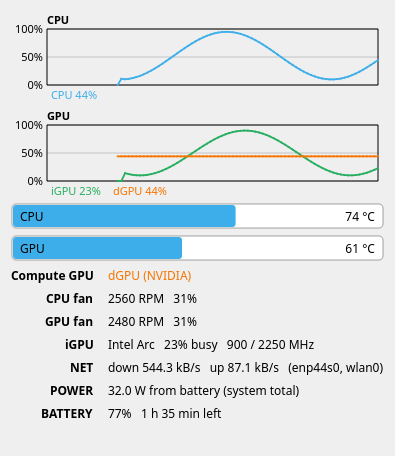

This figure's Python source:
#!/usr/bin/env python3
"""juno-fan-monitor — system tray readout for the Juno (Clevo) laptop.

The icon carries the CPU temperature. Clicking it opens a panel with a CPU
and a GPU utilization chart, two temperature gauges, the compute-GPU
indicator, fan speeds, network rates, power draw and battery runtime.

Test/debug entry points (used by tests/render_tray.py):
    --sysfs DIR --stat FILE --net FILE --net-class DIR --gt DIR --dgpu-pci DIR
    --power-supply DIR --rapl DIR --nvidia-smi CMD
    --screenshot FILE [--dark] [--interval MS]
"""
from __future__ import annotations

import argparse
import os
import sys
from collections import deque

sys.path.insert(0, os.path.dirname(os.path.abspath(__file__)))

from PySide6.QtCore import QEvent, QPointF, QRectF, QSettings, Qt, QTimer
from PySide6.QtGui import (QAction, QColor, QFont, QFontMetrics, QIcon, QPainter,
                           QPalette, QPen, QPixmap)
from PySide6.QtWidgets import (QApplication, QCheckBox, QDialog, QDialogButtonBox,
                               QGridLayout, QLabel, QMenu,
                               QSizePolicy, QSystemTrayIcon, QVBoxLayout, QWidget)

from backend import ktheme
from backend.fancore import (DEFAULT_PLATFORM, HwmonNotFound, discover,
                             pwm_percent, read_sensors)
from backend.sysmon import (DEFAULT_DGPU_PCI, DEFAULT_I915_GT, DEFAULT_NET,
                            DEFAULT_NET_CLASS, DEFAULT_POWER_SUPPLY,
                            DEFAULT_RAPL, DEFAULT_STAT, Sampler, fmt_duration,
                            fmt_rate)

HISTORY = 90              # samples kept in the chart
ICON_PX = 64              # painted at 64 px; the tray scales it down
CPU_WARN_C = 85           # icon turns red above this
# The three series and the warning share the plot's semantic colours, so a
# scheme switch moves them all: see backend/ktheme.py.
SERIES = {"CPU": "focus", "iGPU": "positive", "dGPU": "neutral"}
RAPL_RULES = "/usr/share/juno-kde-fancontrol/rapl-readable.rules"    # shipped, not installed: see the panel hint


class Sparkline(QWidget):
    """Utilization over time, 0..100 %, oldest sample on the left. `title`
    names the chart on the panel ("CPU", "GPU") so the two are told apart."""

    def __init__(self, title: str, parent: QWidget | None = None) -> None:
        super().__init__(parent)
        self.title = title
        self.setMinimumSize(260, 90)
        self.setSizePolicy(QSizePolicy.Policy.Expanding, QSizePolicy.Policy.Fixed)
        self.series: dict[str, deque[float]] = {}
        self.colors: dict[str, QColor] = {}

    def add(self, name: str, color: QColor, value: float | None) -> None:
        if name not in self.series:
            self.series[name] = deque(maxlen=HISTORY)
            self.colors[name] = color
        self.series[name].append(0.0 if value is None else value)

    def paintEvent(self, _event) -> None:  # noqa: N802 (Qt name)
        pal = self.palette()
        fg = pal.color(QPalette.ColorRole.WindowText)
        grid = QColor(fg)
        grid.setAlpha(45)

        p = QPainter(self)
        p.setRenderHint(QPainter.RenderHint.Antialiasing)

        small = QFont(p.font())
        small.setPointSizeF(max(8.0, small.pointSizeF() - 1.0))
        p.setFont(small)
        # The tick-label gutter has to come from the metrics: a fixed 30 px
        # clipped "100%" to "loo%" at this size.
        fm = QFontMetrics(small)
        gutter = fm.horizontalAdvance("100%") + 8
        # A 14 px strip above the plot carries the chart title.
        r = QRectF(gutter, 18, self.width() - gutter - 6, self.height() - 34)
        bold = QFont(small)
        bold.setBold(True)
        p.setFont(bold)
        p.setPen(QPen(fg, 1))
        p.drawText(QRectF(r.left(), 2, r.width(), 14),
                   Qt.AlignmentFlag.AlignLeft | Qt.AlignmentFlag.AlignVCenter,
                   self.title)
        p.setFont(small)

        p.setPen(QPen(grid, 1))
        for pct in (0, 50, 100):
            y = r.bottom() - pct / 100 * r.height()
            p.drawLine(QPointF(r.left(), y), QPointF(r.right(), y))
        p.setPen(QPen(fg, 1))
        p.drawRect(r)
        for pct in (0, 50, 100):
            y = r.bottom() - pct / 100 * r.height()
            p.drawText(QRectF(0, y - 8, r.left() - 4, 16),
                       Qt.AlignmentFlag.AlignRight | Qt.AlignmentFlag.AlignVCenter,
                       f"{pct}%")

        for name, values in self.series.items():
            pen = QPen(QColor(self.colors[name]), 1.8)
            p.setPen(pen)
            # newest sample pinned to the right edge, so a partly filled
            # history grows leftwards instead of faking a flat line at zero
            n = len(values)
            step = r.width() / (HISTORY - 1)
            pts = [QPointF(r.right() - (n - 1 - i) * step,
                           r.bottom() - min(v, 100.0) / 100 * r.height())
                   for i, v in enumerate(values)]
            for a, b in zip(pts, pts[1:]):
                p.drawLine(a, b)

        legend = r.left() + 4
        for name, values in self.series.items():
            p.setPen(QColor(self.colors[name]))
            text = f"{name} {values[-1]:.0f}%" if values else f"{name} —"
            p.drawText(QRectF(legend, r.bottom() + 2, 120, 14), text)
            legend += fm.horizontalAdvance(text) + 12
        p.end()


class TempGauge(QWidget):
    """Mini temperature gauge: a labelled bar filling from `lo` to `hi` °C.

    A suspended source paints no fill and its reason in the scheme's inactive
    colour, which keeps "off" distinct from any real reading without inventing
    a temperature. All colours come from the palette and ktheme at paint time.
    """

    def __init__(self, label: str, lo: float = 20.0, hi: float = 110.0,
                 parent: QWidget | None = None) -> None:
        super().__init__(parent)
        self.label, self.lo, self.hi = label, lo, hi
        self.value: float | None = None
        self.suspended: str | None = None     # the reason text while off
        self.setMinimumSize(200, 26)
        self.setSizePolicy(QSizePolicy.Policy.Expanding, QSizePolicy.Policy.Fixed)

    def set_value(self, temp_c: float | None) -> None:
        self.value, self.suspended = temp_c, None
        self.update()

    def set_suspended(self, reason: str) -> None:
        self.value, self.suspended = None, reason
        self.update()

    def _frac(self) -> float:
        """Fill fraction of the range. A degenerate range divides by nothing:
        the widget still paints, empty."""
        span = self.hi - self.lo
        if span <= 0:
            return 0.0
        if self.value is None:
            return 0.0
        return min(1.0, max(0.0, (self.value - self.lo) / span))

    def paintEvent(self, _event) -> None:  # noqa: N802 (Qt name)
        pal = self.palette()
        k = ktheme.colors(pal)
        fg = pal.color(QPalette.ColorRole.WindowText)
        edge = QColor(fg)
        edge.setAlpha(90)

        p = QPainter(self)
        p.setRenderHint(QPainter.RenderHint.Antialiasing)
        r = QRectF(1, 1, self.width() - 2, self.height() - 2)

        p.setPen(QPen(edge, 1))
        p.setBrush(pal.brush(QPalette.ColorRole.Base))
        p.drawRoundedRect(r, 4, 4)

        if self.suspended is None:
            frac = self._frac()
            if frac > 0:
                hot = (self.value or 0) >= CPU_WARN_C
                fill = k.negative if hot else k.focus
                p.setPen(Qt.PenStyle.NoPen)
                p.setBrush(fill)
                w = max(2.0, frac * r.width())
                p.drawRoundedRect(QRectF(r.left() + 1, r.top() + 1,
                                         min(w, r.width() - 2), r.height() - 2), 3, 3)
            text_r = f"n/a" if self.value is None else f"{self.value:.0f} °C"
            ink = fg
        else:
            text_r = self.suspended
            ink = k.inactive

        p.setPen(QPen(ink, 1))
        outer = r.adjusted(8, 0, -8, 0)
        p.drawText(outer, Qt.AlignmentFlag.AlignLeft | Qt.AlignmentFlag.AlignVCenter,
                   self.label)
        p.drawText(outer, Qt.AlignmentFlag.AlignRight | Qt.AlignmentFlag.AlignVCenter,
                   text_r)
        p.end()


# The dashboard widgets and rows the panel can show, in panel order. Every one
# is individually switchable; the choice persists in QSettings (tray context
# menu -> Probes...). The text rows, then the gauges, then the charts:
PROBES: tuple[tuple[str, str], ...] = (
    ("compute-gpu", "Compute GPU"),
    ("fan-cpu", "CPU fan"),
    ("fan-gpu", "GPU fan"),
    ("igpu", "iGPU"),
    ("net", "NET"),
    ("power", "POWER"),
    ("battery", "BATTERY"),
)
GAUGES: tuple[tuple[str, str], ...] = (
    ("cpu", "CPU temperature gauge"),
    ("gpu", "GPU temperature gauge"),
)
CHARTS: tuple[tuple[str, str], ...] = (
    ("chart-cpu", "CPU utilization chart"),
    ("chart-gpu", "GPU utilization chart"),
)


def probe_settings(args: argparse.Namespace) -> QSettings:
    """--settings exists so tests and renders never touch the real store.

    Read-side legacy migration of pre-dashboard stores: the old panel had one
    "chart" key and plain cpu/gpu text rows. A store that only has the legacy
    keys maps "chart" onto BOTH new charts and keeps "cpu"/"gpu" addressing
    what replaced those rows — the gauges. New-key writes always win; nothing
    is rewritten, so the fixture-mode store (--settings) works unchanged."""
    if args.settings:
        return QSettings(args.settings, QSettings.Format.IniFormat)
    return QSettings("juno", "juno-fan-monitor")


# New key -> legacy keys it falls back to when the store has no new-key entry.
LEGACY_PROBES: dict[str, tuple[str, ...]] = {
    "chart-cpu": ("chart",),
    "chart-gpu": ("chart",),
}


class ProbesDialog(QDialog):
    """Non-modal checkbox list; each toggle writes through immediately and the
    panel reflows on the next tick. Stays above the always-on-top tray popup."""

    def __init__(self, panel: "Panel") -> None:
        super().__init__(None, Qt.WindowType.Dialog)
        self.setWindowTitle("Probes — Juno system monitor")
        self.panel = panel
        lay = QVBoxLayout(self)
        for key, label in (*CHARTS, *GAUGES, *PROBES):
            cb = QCheckBox(label)
            cb.setChecked(panel.probe_on(key))
            cb.toggled.connect(lambda on, k=key: panel.set_probe(k, on))
            lay.addWidget(cb)
        bb = QDialogButtonBox(QDialogButtonBox.StandardButton.Close)
        bb.rejected.connect(self.reject)
        lay.addWidget(bb)


class Panel(QWidget):
    """The popup. A plain Popup window so it closes when focus moves away."""

    def __init__(self, args: argparse.Namespace) -> None:
        super().__init__(None, Qt.WindowType.Popup)
        self.args = args
        self.setWindowTitle("Juno system monitor")
        self.settings = probe_settings(args)

        root = QVBoxLayout(self)
        self.charts: dict[str, Sparkline] = {}
        for key, _label in CHARTS:
            chart = Sparkline(title=key.removeprefix("chart-").upper())
            root.addWidget(chart)
            self.charts[key] = chart
        self.chart_cpu = self.charts["chart-cpu"]
        self.chart_gpu = self.charts["chart-gpu"]

        self.gauges: dict[str, TempGauge] = {}
        for key, label in GAUGES:
            gauge = TempGauge(label.split()[0])      # "CPU" / "GPU"
            root.addWidget(gauge)
            self.gauges[key] = gauge

        self.row_widgets: dict[str, tuple[QLabel, QLabel]] = {}
        grid = QGridLayout()
        grid.setHorizontalSpacing(14)
        root.addLayout(grid)
        for i, (key, label) in enumerate(PROBES):
            name = QLabel(label)
            name.setStyleSheet("font-weight: bold")
            value = QLabel("—")
            value.setTextInteractionFlags(Qt.TextInteractionFlag.TextSelectableByMouse)
            grid.addWidget(name, i, 0, Qt.AlignmentFlag.AlignRight)
            grid.addWidget(value, i, 1)
            self.row_widgets[key] = (name, value)

        self.hint = QLabel("")
        self.hint.setWordWrap(True)
        root.addWidget(self.hint)
        # The indicator row's state colour: a ktheme role name, re-resolved on
        # every retheme so a scheme switch moves it like everything else.
        self._indicator_role = "inactive"
        self.apply_probe_visibility()
        self.retheme()

    def probe_on(self, key: str) -> bool:
        """New key when the store has it, else the legacy fallback (see
        probe_settings), else on. `contains` first: QSettings reads an ini
        "false" as the string 'false' unless asked for a bool, and a truthy
        string would resurrect a switched-off probe."""
        skey = f"probes/{key}"
        if self.settings.contains(skey):
            return self.settings.value(skey, True, type=bool)
        for legacy in LEGACY_PROBES.get(key, ()):
            lkey = f"probes/{legacy}"
            if self.settings.contains(lkey):
                return self.settings.value(lkey, True, type=bool)
        return True

    def set_probe(self, key: str, on: bool) -> None:
        self.settings.setValue(f"probes/{key}", on)
        self.settings.sync()
        self.apply_probe_visibility()

    def apply_probe_visibility(self) -> None:
        for key, (name, value) in self.row_widgets.items():
            name.setVisible(self.probe_on(key))
            value.setVisible(self.probe_on(key))
        for group in (self.charts, self.gauges):
            for key, widget in group.items():
                widget.setVisible(self.probe_on(key))
        self.adjustSize()

    def set_indicator(self, text: str, role: str) -> None:
        """The compute-GPU row. `role` names a ktheme colour: neutral while the
        dGPU runs (it costs power), inactive while the iGPU does."""
        self._indicator_role = role
        self.set_row("compute-gpu", text)
        self._style_indicator()

    def _style_indicator(self) -> None:
        k = ktheme.colors(self.palette())
        sheet = f"color: {getattr(k, self._indicator_role).name()}"
        label = self.row_widgets["compute-gpu"][1]
        # Same no-recursion guard as the hint: assigning an unchanged sheet
        # posts a PaletteChange and re-enters here forever.
        if sheet != label.styleSheet():
            label.setStyleSheet(sheet)

    def retheme(self) -> None:
        """Re-resolve the scheme colours and repaint. An inline stylesheet wins
        over the palette, so the hint and the indicator have to be re-set
        explicitly: a palette change alone would leave them the old colour.
        setStyleSheet itself posts a PaletteChange, so only a changed sheet is
        assigned -- otherwise this re-enters through changeEvent forever."""
        ktheme.forget()
        sheet = f"color: {ktheme.colors(self.palette()).inactive.name()}"
        if sheet != self.hint.styleSheet():
            self.hint.setStyleSheet(sheet)
        self._style_indicator()
        for chart in self.charts.values():
            chart.update()
        for gauge in self.gauges.values():
            gauge.update()
        self.update()

    def changeEvent(self, e) -> None:  # noqa: N802
        # Plasma switching the colour scheme reaches a running Qt app as an
        # app-wide palette change, which Qt delivers here as PaletteChange; the
        # three series and the hint all follow the scheme.
        if e.type() == QEvent.Type.PaletteChange:
            self.retheme()
        super().changeEvent(e)

    def set_row(self, key: str, text: str) -> None:
        self.row_widgets[key][1].setText(text)


class Monitor:
    def __init__(self, args: argparse.Namespace, app: QApplication) -> None:
        self.args = args
        self.app = app
        self.sampler = Sampler(stat_path=args.stat, net_path=args.net,
                               gt_dir=args.gt, dgpu_pci=args.dgpu_pci,
                               supply_dir=args.power_supply, rapl_dir=args.rapl,
                               nvidia_smi=args.nvidia_smi, net_class_dir=args.net_class)
        try:
            self.hw = discover(args.sysfs)
        except HwmonNotFound:
            self.hw = None

        self.panel = Panel(args)
        self.tray = QSystemTrayIcon()
        self.tray.setIcon(self.paint_icon(None))
        self.tray.activated.connect(self.on_activated)

        menu = QMenu()
        fan_gui = QAction("Fan control…", menu)
        fan_gui.triggered.connect(self.launch_fan_gui)
        probes = QAction("Probes…", menu)
        probes.triggered.connect(self.show_probes)
        quit_action = QAction("Quit", menu)
        quit_action.triggered.connect(app.quit)
        menu.addAction(probes)
        menu.addAction(fan_gui)
        menu.addSeparator()
        menu.addAction(quit_action)
        self.menu = menu             # keep a reference: setContextMenu does not own it
        self.tray.setContextMenu(menu)

        self.timer = QTimer()
        self.timer.timeout.connect(self.refresh)
        self.timer.start(args.interval)
        self.refresh()

    # -- rendering ----------------------------------------------------------
    def paint_icon(self, temp_c: float | None) -> QIcon:
        pix = QPixmap(ICON_PX, ICON_PX)
        pix.fill(Qt.GlobalColor.transparent)
        p = QPainter(pix)
        p.setRenderHint(QPainter.RenderHint.Antialiasing)
        text = "--" if temp_c is None else f"{temp_c:.0f}"
        pal = self.panel.palette()
        color = (ktheme.colors(pal).negative if (temp_c or 0) >= CPU_WARN_C
                 else pal.color(QPalette.ColorRole.WindowText))
        font = QFont(p.font())
        font.setPixelSize(int(ICON_PX * 0.62))
        font.setBold(True)
        p.setFont(font)
        p.setPen(color)
        p.drawText(pix.rect(), Qt.AlignmentFlag.AlignCenter, text)
        p.end()
        return QIcon(pix)

    def on_activated(self, reason: QSystemTrayIcon.ActivationReason) -> None:
        if reason != QSystemTrayIcon.ActivationReason.Trigger:
            return
        if self.panel.isVisible():
            self.panel.hide()
            return
        geo = self.tray.geometry()
        self.panel.adjustSize()
        screen = QApplication.primaryScreen().availableGeometry()
        x = min(max(geo.center().x() - self.panel.width() // 2, screen.left()),
                screen.right() - self.panel.width())
        below = geo.bottom() + 4
        y = below if below + self.panel.height() < screen.bottom() \
            else geo.top() - self.panel.height() - 4
        self.panel.move(x, y)
        self.panel.show()

    def launch_fan_gui(self) -> None:
        from PySide6.QtCore import QProcess
        QProcess.startDetached("juno-kde-fancontrol", [])

    def show_probes(self) -> None:
        # One dialog instance, raised on repeat activations.
        if getattr(self, "_probes", None) is None:
            self._probes = ProbesDialog(self.panel)
            self._probes.setAttribute(Qt.WidgetAttribute.WA_DeleteOnClose, False)
        self._probes.show()
        self._probes.raise_()
        self._probes.activateWindow()

    # -- data ---------------------------------------------------------------
    def refresh(self) -> None:
        s = self.sampler.sample()
        temp_c = None
        fan_rows = ("clevofan not found", "n/a")
        if self.hw is not None:
            fan = read_sensors(self.hw, self.args.sysfs)
            temp_c = fan.cpu_temp_c

            def fan_row(i: int) -> str:
                if i >= len(fan.rpms):
                    return "absent"
                rpm = fan.rpms[i]
                pwm = fan.pwms[i] if i < len(fan.pwms) else None
                return f"{rpm if rpm is not None else 'n/a'} RPM   {pwm_percent(pwm)}"

            fan_rows = (fan_row(0), fan_row(1))

        self.tray.setIcon(self.paint_icon(temp_c))
        k = ktheme.colors(self.panel.palette())
        self.panel.chart_cpu.add("CPU", getattr(k, SERIES["CPU"]), s.cpu_pct)
        self.panel.chart_gpu.add("iGPU", getattr(k, SERIES["iGPU"]), s.igpu_pct)
        # The dGPU only joins the chart once it is awake; a suspended card has
        # no utilization to plot and must not be woken to invent one.
        if s.dgpu.powered and s.dgpu.util_pct is not None:
            self.panel.chart_gpu.add("dGPU", getattr(k, SERIES["dGPU"]), s.dgpu.util_pct)
        self.panel.chart_cpu.update()
        self.panel.chart_gpu.update()

        # The gauges replace the old cpu/gpu text rows. A suspended dGPU shows
        # its state, not a made-up temperature.
        temp_txt = "n/a" if temp_c is None else f"{temp_c:.0f} °C"
        self.panel.gauges["cpu"].set_value(temp_c)
        d = s.dgpu
        if not d.present:
            self.panel.gauges["gpu"].set_suspended("absent")
        elif not d.powered:
            self.panel.gauges["gpu"].set_suspended("suspended")
        elif d.temp_c is None:
            self.panel.gauges["gpu"].set_value(None)   # awake, smi unreadable
        else:
            self.panel.gauges["gpu"].set_value(d.temp_c)

        # Which GPU the compute load sits on, in a colour that names the cost:
        # the dGPU drawing power is the noteworthy state.
        if d.powered and d.util_pct is not None:
            self.panel.set_indicator("dGPU (NVIDIA)", "neutral")
        else:
            self.panel.set_indicator("iGPU (Intel Arc)", "inactive")

        cpu_txt = "n/a" if s.cpu_pct is None else f"{s.cpu_pct:.0f}% busy"
        self.panel.set_row("fan-cpu", fan_rows[0])
        self.panel.set_row("fan-gpu", fan_rows[1])

        igpu = "n/a" if s.igpu_pct is None else f"{s.igpu_pct:.0f}% busy"
        # rps_act_freq reads 0 whenever the sample lands inside an RC6 window,
        # which contradicts a non-zero busy figure. Show it only when running.
        if s.igpu_mhz:
            igpu += f"   {s.igpu_mhz} / {s.igpu_max_mhz} MHz"
        self.panel.set_row("igpu", f"Intel Arc   {igpu}")

        if not d.present:
            dgpu_txt = "absent"
        elif not d.powered:
            dgpu_txt = f"off — {d.state}"
        elif d.temp_c is None:
            dgpu_txt = f"on ({d.state}), nvidia-smi unavailable"
        else:
            dgpu_txt = (f"{d.temp_c} °C   {d.util_pct}% busy   {d.power_w:.1f} W"
                        f"   {d.memory_mb} MiB")

        self.panel.set_row("net", f"down {fmt_rate(s.net_rx_bps)}   "
                                  f"up {fmt_rate(s.net_tx_bps)}"
                                  f"   ({', '.join(s.net_ifaces) or 'no interface'})")

        b = s.battery
        if s.package_w is not None:
            power_txt = f"{s.package_w:.1f} W platform (RAPL psys)"
        elif b.status == "Discharging" and b.power_w:
            power_txt = f"{b.power_w:.1f} W from battery (system total)"
        else:
            power_txt = "on AC — total draw needs RAPL"
        self.panel.set_row("power", power_txt)

        pct = "n/a" if b.percent is None else f"{b.percent}%"
        left = fmt_duration(b.seconds_left)
        if b.status == "Discharging":
            batt_txt = f"{pct}   {left} left"
        elif b.status == "Charging":
            batt_txt = f"{pct}   {left} to full"
        else:
            batt_txt = f"{pct}   {b.status.lower()}"
        self.panel.set_row("battery", batt_txt)

        if s.package_w is None and b.status != "Discharging":
            self.panel.hint.setText(
                "Total draw on AC needs the RAPL counter, root-only since PLATYPUS. "
                "Grant it once:\n"
                f"  sudo install -m644 {RAPL_RULES} "
                "/etc/udev/rules.d/99-rapl-readable.rules\n"
                "  sudo udevadm control --reload && sudo udevadm trigger -s powercap")
        else:
            self.panel.hint.setText("")

        self.tray.setToolTip(f"CPU {temp_txt}  {cpu_txt}\n"
                             f"CPU fan {fan_rows[0]}\nGPU fan {fan_rows[1]}\n"
                             f"GPU {dgpu_txt}\n{power_txt}")


def parse_args(argv: list[str]) -> argparse.Namespace:
    ap = argparse.ArgumentParser(description="Juno tray system monitor")
    ap.add_argument("--sysfs", default=DEFAULT_PLATFORM)
    ap.add_argument("--stat", default=DEFAULT_STAT)
    ap.add_argument("--net", default=DEFAULT_NET)
    ap.add_argument("--net-class", default=DEFAULT_NET_CLASS)
    ap.add_argument("--gt", default=DEFAULT_I915_GT)
    ap.add_argument("--dgpu-pci", default=DEFAULT_DGPU_PCI)
    ap.add_argument("--power-supply", default=DEFAULT_POWER_SUPPLY)
    ap.add_argument("--rapl", default=DEFAULT_RAPL)
    ap.add_argument("--nvidia-smi", default="nvidia-smi")
    ap.add_argument("--interval", type=int, default=2000, help="refresh period, ms")
    ap.add_argument("--settings", default=None,
                    help="QSettings ini file override (tests/renders; default: platform store)")
    ap.add_argument("--screenshot", help="render the panel and exit")
    ap.add_argument("--screenshot-samples", type=int, default=40,
                    help="samples to collect before the screenshot, at --interval")
    ap.add_argument("--dark", action="store_true")
    return ap.parse_args(argv)


def main(argv: list[str]) -> int:
    from app import dark_palette
    args = parse_args(argv)
    app = QApplication(sys.argv[:1])
    app.setQuitOnLastWindowClosed(False)   # the tray outlives the popup
    # No setStyle(): Plasma's platform theme supplies Breeze and the user's
    # colour scheme. tests/render_tray.py passes --style for the renders.
    app.setApplicationName("juno-fan-monitor")
    app.setApplicationDisplayName("Fan Monitor")
    app.setDesktopFileName("juno-fan-monitor")
    if args.dark:
        app.setPalette(dark_palette())

    mon = Monitor(args, app)
    if args.screenshot:
        # The timer is already sampling; wait for the history to fill so the
        # chart shows a real trace, not the single point of a cold start.
        def shot() -> None:
            mon.panel.adjustSize()
            mon.panel.show()
            QTimer.singleShot(200, lambda: (mon.panel.grab().save(args.screenshot),
                                            app.exit(0)))
        QTimer.singleShot(args.interval * args.screenshot_samples + 500, shot)
    else:
        if not QSystemTrayIcon.isSystemTrayAvailable():
            # Without a status area the process would run invisible and forever.
            print("no system tray available on this desktop", file=sys.stderr)
            return 1
        mon.tray.show()
    return app.exec()


if __name__ == "__main__":
    sys.exit(main(sys.argv[1:]))
